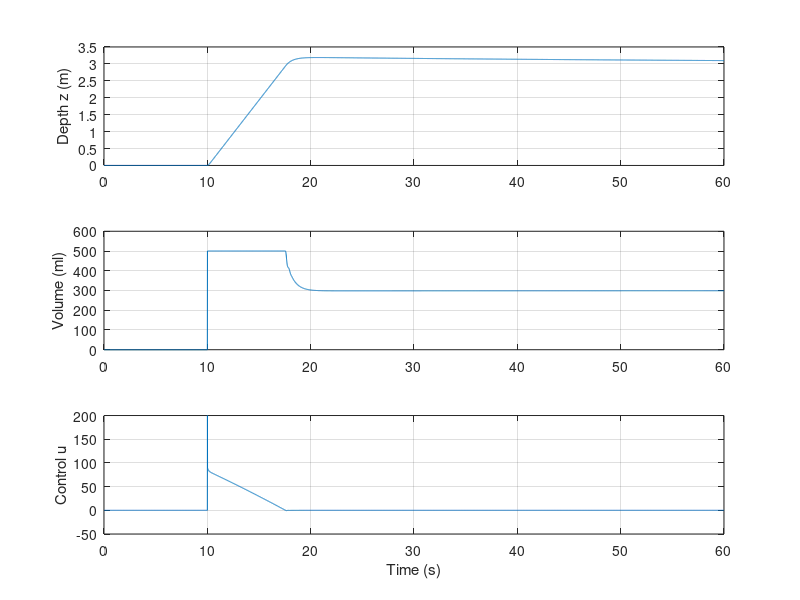

Recreate this plot in MATLAB.
clear; clc;

%% PARAMETRAR
m = 3;                  % massa (kg)
g = 9.81;               % gravitation
rho = 1000;             % vatten densitet

F_pos = 2.94;           % positiv buoyancy (N) vid tom syringe
m_a = 0;                % added mass (kan sättas >0 senare)

k_m = 50; % motor specification, rad/s per u
p = 0.002; % lead screw, meter per lap 

d = 0.1; % diameter syringe m
area = pi*(d/2)^2; % syringe, area, m^2

V_max = 0.0005;         % max syringe volym (500 ml)

d1 = 5;                 % linjär drag

%% PID
Kp = 30;
Ki = 0.5;
Kd = 20;

%% SIMULERING
dt = 0.01;
T = 60;
N = T/dt;

z = 0;                  % djup (m), 0 = yta
w = 0;                  % hastighet (m/s)
V = 0;                  % syringe volym

z_ref = 0;              % önskat djup

e_int = 0;
e_prev = 0;

% logg
z_log = zeros(N,1);
w_log = zeros(N,1);
V_log = zeros(N,1);
u_log = zeros(N,1);

% Beräkna feedforward volym
V_ff = (F_pos - m*g)/(rho*g);
V = min(V_ff, V_max);  % fyll max V om V_ff > V_max

%% LOOP
for i = 1:N
    if i > 1000
        z_ref = 3;          
    end
    % --- PID ---
    e = z_ref - z;
    e_int = e_int + e*dt;
    e_der = (e - e_prev)/dt;
    
    u = Kp*e + Ki*e_int + Kd*e_der;
    
    % saturera styrsignal
    u = max(min(u, 200), -200)

    e_prev = e;
    
    % --- Syringe --
    
    V_dot = k_m * u * p * area;
    V = V + V_dot*dt;
    
    % saturera volym
    V = max(min(V, V_max), 0);
    
    % --- Buoyancy ---
    F_b = rho*g*V + m*g - F_pos ;
    
    % --- Drag ---
    D = d1 * w;
    
    % --- Nettokraft ---
    m_eff = rho*V;          % vatten i tanken ökar massa
    F_net = m_eff*g - F_pos - D;
    
    % --- Heave dynamik ---
    w_dot = F_net / (m_eff);
    w = w + w_dot*dt;
    w = max(min(w, 1), -1); % t.ex max 1 m/s
    
    % --- Surface constraint ---
    if z <= 0 && w < 0
        w = 0;
    end
    
    % --- Position ---
    z = z + w*dt;
    
    % --- logga ---
    z_log(i) = z;
    w_log(i) = w;
    V_log(i) = V;
    u_log(i) = u;
end

%% PLOTTAR
figure;

subplot(3,1,1)
plot((1:N)*dt, z_log)
ylabel('Depth z (m)')
grid on

subplot(3,1,2)
plot((1:N)*dt, V_log/10^-6)
ylabel('Volume (ml)')
grid on

subplot(3,1,3)
plot((1:N)*dt, u_log)
ylabel('Control u')
xlabel('Time (s)')
grid on
